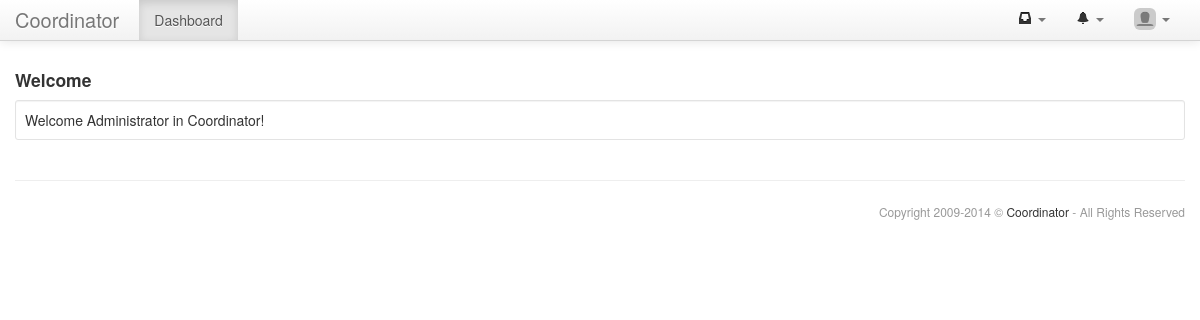
The page /dashboard/dashboard.php (signed in) on the database its author committed.
### tables this page shows
CREATE TABLE IF NOT EXISTS `settings_settings` (
  `code` varchar(255) NOT NULL,
  `value` varchar(255) DEFAULT NULL,
  PRIMARY KEY (`code`)
);

CREATE TABLE IF NOT EXISTS `accounts_accounts` (
  `id` int(11) unsigned NOT NULL AUTO_INCREMENT,
  `account` varchar(255) NOT NULL,
  `password` varchar(32) NOT NULL,
  `secret` varchar(32) DEFAULT NULL,
  `name` varchar(25) NOT NULL,
  `typology` tinyint(1) unsigned NOT NULL DEFAULT '0' COMMENT '0 disabled, 1 administrator, 2 user',
  `language` varchar(10) NOT NULL DEFAULT 'default',
  `idCompany` int(11) unsigned DEFAULT NULL,
  `registration` timestamp NOT NULL DEFAULT CURRENT_TIMESTAMP,
  `lastLogin` datetime DEFAULT NULL,
  `ldapUsername` varchar(25) DEFAULT NULL,
  PRIMARY KEY (`id`),
  UNIQUE KEY `account` (`account`),
  UNIQUE KEY `ldapUsername` (`ldapUsername`),
  KEY `idCompany` (`idCompany`)
);

### core/db.class.php (called while the page is built, shortened)
<?php
class DB{
 var $connector;
 function DB($host,$user,$pass,$name){
  $this->connector=mysql_connect($host,$user,$pass,TRUE) or die('Server connection not possible.');
 }
 function clearQuery($query){
  if(stripos($query,"select")!==FALSE){return $query;}
  $search=array("``","''",'""');
  $query=str_replace($search,"DEFAULT",$query);
  return $query;
 }
 function queryUniqueObject($query,$debug=-1){
  $query=$this->clearQuery($query);
  $query="$query LIMIT 1";
  $result=mysql_query($query,$this->connector) or $this->debugAndDie($query);
  return mysql_fetch_object($result);
 }
}
?>

### core/api.inc.php (called while the page is built, shortened)
<?php
include("html.class.php");
include("structure.class.php");
include("db.class.php");
function api_text($key,$parameters=NULL){
 $text=$GLOBALS['locale'][$key];
 if($parameters!==NULL){
  if(is_array($parameters)){
   $count=0;
   foreach($parameters as $parameter){
    $text=str_replace("{".$count."}",$parameter,$text);
    $count++;
   }
  }else{
   $text=str_replace("{0}",$parameters,$text);
  }
 }
 return $text;
}
function api_getOption($code){
 $option=$GLOBALS['db']->queryUniqueObject("SELECT * FROM settings_settings WHERE code='".$code."'");
 if($option->value<>NULL){
  return $option->value;
 }else{
  return NULL;
 }
}
function api_checkPermission($module,$action,$alert=FALSE,$admin=TRUE){
 if($_SESSION['account']->id==1){return TRUE;}
 return FALSE;
}
function api_accountName($account_id=NULL){
 if($account_id==NULL){$account_id=$_SESSION['account']->id;}
 $account=$GLOBALS['db']->queryUniqueObject("SELECT * FROM accounts_accounts WHERE id='".$account_id."'");
 if($account->name<>NULL){
  return $account->name;
 }elseif($account->id){
  return "[ID ".$account->id."]";
 }else{
  return "[Not found]";
 }
}
function api_accountAvatar($idAccount=NULL){
 if($idAccount==NULL){$idAccount=$_SESSION['account']->id;}
 if(file_exists("../uploads/accounts/avatar_".$idAccount.".jpg")){
  return "../uploads/accounts/avatar_".$idAccount.".jpg";
 }else{
  return $GLOBALS['dir']."uploads/accounts/avatar.jpg";
 }
}
?>

### dashboard/dashboard.php (the view, shortened to what this page needs)
<?php
include("template.inc.php");
function content(){
 $widgets_array=array();
 if(!count($widgets_array)){
  echo "<h4>".api_text("dashboard-welcome")."</h4>\n";
  echo "<div class='well well-small well-white'>\n";
  echo api_text("dashboard-welcome-message",api_accountName());
  echo "</div>\n";
  return FALSE;
 }
?>
<?php } ?>

### core/html.class.php (shortened to what this page needs)
<?php
class HTML{
public function header($title="",$nav="dashboard",$navbar=TRUE){
?>
<!DOCTYPE html>
<html lang="it">
<head>
 <link href="<?php echo $GLOBALS['dir']."core/bootstrap/css/bootstrap.min.css";?>" rel="stylesheet">
 <link href="<?php echo $GLOBALS['dir']."core/bootstrap/css/bootstrap-responsive.min.css";?>" rel="stylesheet">
 <link href="<?php echo $GLOBALS['dir']."core/template.css";?>" rel="stylesheet">
 <link href="<?php echo $GLOBALS['dir']."core/bootstrap-datetimepicker/css/bootstrap-datetimepicker.min.css";?>" rel="stylesheet">
 <link href="<?php echo $GLOBALS['dir']."core/bootstrap-markdown/css/bootstrap-markdown.min.css";?>" rel="stylesheet">
 <link href="<?php echo $GLOBALS['dir']."core/bootstrap-select2/select2.css";?>" rel="stylesheet">
 <link href="<?php echo $GLOBALS['dir']."core/bootstrap-slider/css/bootstrap-slider.min.css";?>" rel="stylesheet">
 <link href="<?php echo $GLOBALS['dir']."core/shadowbox/shadowbox.css";?>" rel="stylesheet">
</head>
<body>
 <div class="navbar navbar-fixed-top <?php if($GLOBALS['debug']){echo "navbar-inverse";}?>">
  <div class="navbar-inner">
   <div class="container">
    <?php
     if(file_exists("../uploads/core/logo.png") && api_getOption('show_logo')){
      echo "<a class='brand-logo' href='".$GLOBALS['dir']."index.php'><img src='".$GLOBALS['dir']."uploads/core/logo.png'></a>\n";
     }else{
      echo "<a class='brand' href='".$GLOBALS['dir']."index.php'>".api_getOption('title')."</a>\n";
     }
    ?>
    <?php if($navbar){ ?>
    <div class="nav-collapse collapse">
     <ul class="nav">
      <li<?php if($nav=="dashboard"){echo " class=\"active\"";} ?>><a href="<?php echo $GLOBALS['dir']."dashboard/index.php";?>"><?php echo api_text("core-menu-dashboard"); ?></a></li>
     </ul>
     <ul class="nav pull-right">
      <?php if(api_checkPermission("chats","chats_chat")){ ?>
      <li class="dropdown">
       <a href="#" class="dropdown-toggle" data-toggle="dropdown">
        <span id="chat_counter">
        <?php include("../chats/chat_counter.inc.php") ?>
        </span>
        <b class="caret"></b>
       </a>
      </li>
      <?php } ?>
      <li class="dropdown">
       <a href="#" class="dropdown-toggle" data-toggle="dropdown">
        <span id="notifications_counter">
        <?php include("../logs/logs_notifications_counter.inc.php") ?>
        </span>
        <b class="caret"></b>
       </a>
      </li>
      <li class="dropdown">
       <a href="#" class="dropdown-toggle" data-toggle="dropdown">
        <img src="<?php echo api_accountAvatar();?>" class="img-rounded" style="width:22px;margin:-6px 0 0 0;padding:0;"> <b class="caret"></b>
       </a>
      </li>
     </ul>
    </div>
    <?php } ?>
   </div>
  </div>
 </div>
 <div class="container">
<?php
}
public function footer($wiki_link=NULL,$copyright=TRUE){
?>
<?php if($copyright){ ?>
  <div class="row-fluid">
   <hr>
   <footer>
    <span class="muted credit pull-right">Copyright 2009-<?php echo date("Y");?> &copy; <a href="http://www.coordinator.it" target="_blank">Coordinator</a> - All Rights Reserved</span>
   </footer>
  </div>
 <?php } ?>
 </div>
</body>
</html>
<?php
}
}
?>

### core/template.css (style rules this page uses)
body { padding-top:60px; padding-bottom:10px; }
footer { font-size:12px; }
footer .credit a { color:#333333; }
.well-white { background-color:#fff; }

### rows shown on the page
settings_settings: value "Coordinator"
accounts_accounts: name "Welcome Administrator in Coordinator!"

### other values the page prints
api_text("core-menu-dashboard") "Dashboard"
api_text("dashboard-welcome") "Welcome"
